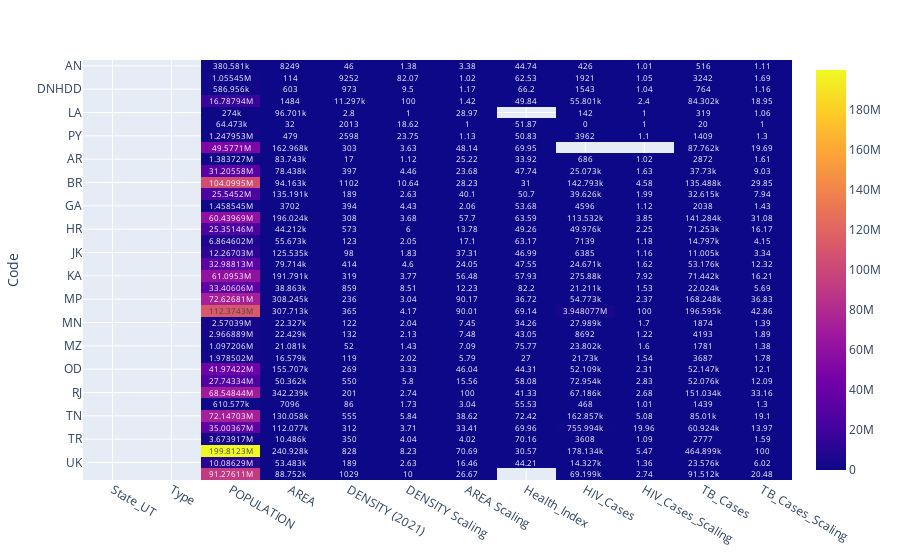

Notebook code cell kept with this figure:
### Code cell
heatmap=px.imshow(df,text_auto=True,
                  aspect="auto")
heatmap.show()

### Figure 1 — Plotly figure (JSON) as saved in the notebook; plotly's stock layout.template omitted (floating-point values rounded to 4 significant figures; data arrays with more than 128 entries replaced by an {"elided": "..."} marker saying what was removed)
{"data": [{"coloraxis": "coloraxis", "hovertemplate": "x: %{x}<br>Code: %{y}<br>color: %{z}<extra></extra>", "name": "0", "texttemplate": "%{z}", "type": "heatmap", "x": ["State_UT", "Type", "POPULATION", "AREA", "DENSITY (2021)", "DENSITY Scaling", "AREA Scaling", "Health_Index", "HIV_Cases", "HIV_Cases_Scaling", "TB_Cases", "TB_Cases_Scaling"], "xaxis": "x", "y": ["AN", "CH", "DNHDD", "DL", "LA", "LD", "PY", "AD", "AR", "AS", "BR", "CG", "GA", "GJ", "HR", "HP", "JK", "JH", "KA", "KL", "MP", "MH", "MN", "ML", "MZ", "NL", "OD", "PB", "RJ", "SK", "TN", "TS", "TR", "UP", "UK", "WB"], "yaxis": "y", "z": {"elided": "36x12 mixed values"}}], "layout": {"coloraxis": {"colorscale": [[0, "#0d0887"], [0.1111, "#46039f"], [0.2222, "#7201a8"], [0.3333, "#9c179e"], [0.4444, "#bd3786"], [0.5556, "#d8576b"], [0.6667, "#ed7953"], [0.7778, "#fb9f3a"], [0.8889, "#fdca26"], [1, "#f0f921"]]}, "margin": {"t": 60}, "xaxis": {"anchor": "y", "domain": [0, 1]}, "yaxis": {"anchor": "x", "autorange": "reversed", "domain": [0, 1], "title": {"text": "Code"}}}}
